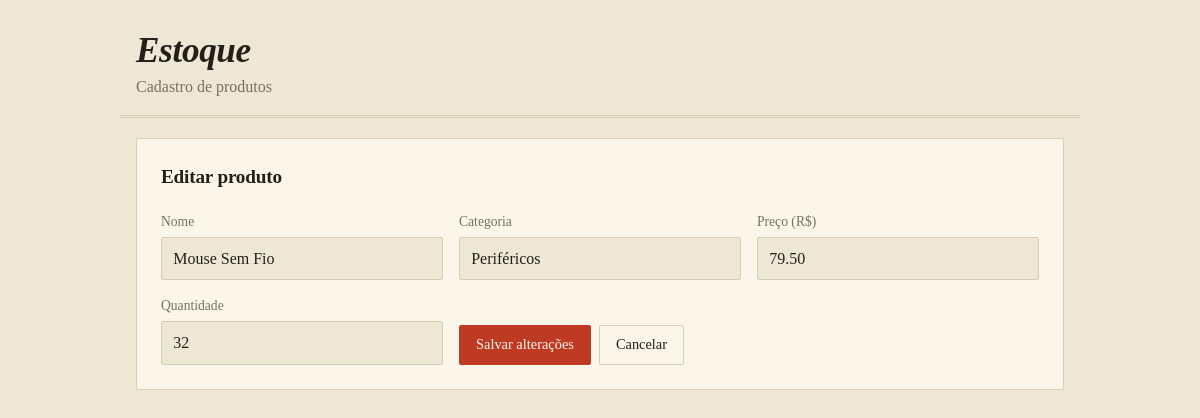
The page /editar.php?id=2 on the database its author committed.
### tables this page shows
CREATE TABLE produtos (
  id         INT AUTO_INCREMENT PRIMARY KEY,
  nome       VARCHAR(100)  NOT NULL,
  categoria  VARCHAR(50)   NOT NULL,
  preco      DECIMAL(10,2) NOT NULL,
  quantidade INT           NOT NULL
);

### conexao.php (called while the page is built, shortened)
<?php
function h($texto)
{
    return htmlspecialchars((string) $texto, ENT_QUOTES, 'UTF-8');
}

### formulario.php (the view, shortened to what this page needs)
<form action="" method="post">
    <label>Nome
        <input type="text" name="nome" value="<?= h($produto['nome']) ?>" required>
    </label>
    <label>Categoria
        <input type="text" name="categoria" value="<?= h($produto['categoria']) ?>" required>
    </label>
    <label>Preço (R$)
        <input type="number" name="preco" step="0.01" min="0" value="<?= h($produto['preco']) ?>" required>
    </label>
    <label>Quantidade
        <input type="number" name="quantidade" step="1" min="0" value="<?= h($produto['quantidade']) ?>" required>
    </label>
    <div class="acoes">
        <button type="submit" class="btn btn-principal"><?= $textoBotao ?></button>
        <a href="index.php" class="btn btn-sec">Cancelar</a>
    </div>
</form>

### style.css (style rules this page uses)
* { box-sizing: border-box; }
body { margin: 0; background: var(--fundo); color: var(--texto); font-family: var(--fonte); line-height: 1.5; }
.btn { display: inline-block; font: inherit; font-size: .9rem; padding: .5rem 1rem; text-decoration: none; text-transform: var(--caixa-alta); cursor: pointer; border: var(--borda) solid var(--linha); border-radius: var(--raio); background: transparent; color: var(--texto); }
.btn-principal { background: var(--destaque); border-color: var(--destaque); color: var(--sobre-destaque); }
form { display: grid; grid-template-columns: repeat(auto-fit, minmax(220px, 1fr)); gap: 1rem; align-items: end; }
label { display: grid; gap: .3rem; font-size: .85rem; color: var(--suave); text-transform: var(--caixa-alta); }
input, select, textarea { font: inherit; font-size: 1rem; color: var(--texto); background: var(--fundo); border: var(--borda) solid var(--linha); border-radius: var(--raio); padding: .55rem .7rem; width: 100%; }
.acoes { display: flex; gap: .5rem; }
:root { --fundo: #efe7d6; --cartao: #fbf6ea; --texto: #251f18; --suave: #7b6f5e; --linha: #d8ccb4; --destaque: #bf3a22; --sobre-destaque: #fff6ec; --perigo: #9c2415; --raio: 2px; --borda: 1px; --sombra: none; --fonte: Georgia, "Times New Roman", serif; --fonte-titulo: Georgia, "Times New Roman", serif; --caixa-alta: none; }

### rows shown on the page
produtos: nome "Mouse Sem Fio", categoria "Periféricos", preco "79.50", quantidade "32"

### other values the page prints
$textoBotao "Salvar alterações"
